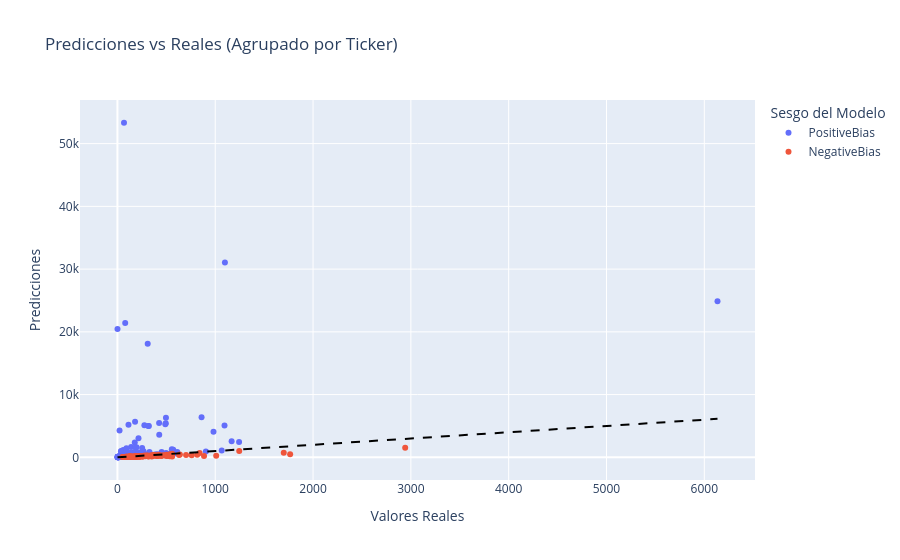

Notebook code cell kept with this figure:
### Markdown cell above
Se generan 2 clusters segun las predicciones:
* Positive_Bias: si los residuos son mayores o iguales a cero.
* Negative_Bias: si los residuos son menores a cero.

### Code cell
# Se dividen los datos para predecir el valor de la última fecha disponible para cada ticker en el conjunto de test
X_train = X.iloc[:-len(df['Ticker'].unique())]  # Todos menos la última fecha de cada ticker
y_train = y.iloc[:-len(df['Ticker'].unique())]
X_test = X.iloc[-len(df['Ticker'].unique()):]   # Solo la última fecha de cada ticker
y_test = y.iloc[-len(df['Ticker'].unique()):]

# Recuperar el ticker usando el indice de y_test
tickers_test = df.loc[y_test.index, 'Ticker']

# Predicciones en el conjunto de test
y_pred = pipe.predict(X_test)

# Consolidar resultados individuales en un DataFrame
resultados_df = pd.DataFrame({
    'Ticker': tickers_test,
    'Predicted': y_pred,
    'Observed': y_test
})

# Calcular el residuo para cada predicción
resultados_df['Residuals'] = resultados_df['Predicted'] - resultados_df['Observed']

# Agrupar por ticker
resultados_agrupados = resultados_df.groupby('Ticker')[['Predicted', 'Observed', 'Residuals']].mean()

# Generar el Cluster sobre el promedio de los residuos
resultados_agrupados['Cluster'] = ['PositiveBias' if r >= 0 else 'NegativeBias' 
                                   for r in resultados_agrupados['Residuals']]

# Visualizar
fig = px.scatter(
    resultados_agrupados, 
    x='Observed', 
    y='Predicted', 
    color='Cluster',
    hover_name=resultados_agrupados.index, 
    labels={'Observed':'Valores Reales', 'Predicted':'Predicciones', 'Cluster':'Sesgo del Modelo'},
    title='Predicciones vs Reales (Agrupado por Ticker)'
)

# Línea de identidad perfecta
min_val = resultados_agrupados['Observed'].min()
max_val = resultados_agrupados['Observed'].max()
fig.add_shape(type='line', x0=min_val, y0=min_val, x1=max_val, y1=max_val,
              line=dict(color='black', dash='dash', width=2))
fig.show()

# Estadísticas por cluster a nivel Ticker
over_mask = resultados_agrupados['Cluster'] == 'PositiveBias'
under_mask = resultados_agrupados['Cluster'] == 'NegativeBias'

print("\nEstadísticas por cluster (a nivel de Ticker):")
print(f"Overprediction: {over_mask.sum()} tickers, residuo medio global: {resultados_agrupados.loc[over_mask, 'Residuals'].mean():.4f}")
print(f"Underprediction: {under_mask.sum()} tickers, residuo medio global: {resultados_agrupados.loc[under_mask, 'Residuals'].mean():.4f}")

### Figure 1 — Plotly figure (JSON) as saved in the notebook; plotly's stock layout.template omitted (floating-point values rounded to 4 significant figures; data arrays with more than 128 entries replaced by an {"elided": "..."} marker saying what was removed)
{"data": [{"hovertemplate": "<b>%{hovertext}</b><br><br>Sesgo del Modelo=PositiveBias<br>Valores Reales=%{x}<br>Predicciones=%{y}<extra></extra>", "hovertext": {"elided": "379 str values"}, "legendgroup": "PositiveBias", "marker": {"color": "#636efa", "symbol": "circle"}, "mode": "markers", "name": "PositiveBias", "orientation": "v", "showlegend": true, "type": "scatter", "x": {"elided": "379 float values"}, "xaxis": "x", "y": {"elided": "379 float values"}, "yaxis": "y"}, {"hovertemplate": "<b>%{hovertext}</b><br><br>Sesgo del Modelo=NegativeBias<br>Valores Reales=%{x}<br>Predicciones=%{y}<extra></extra>", "hovertext": ["ADBE", "ADI", "AMAT", "AMD", "AMKR", "ANDE", "ARCB", "ATI", "AVGO", "AVT", "AYI", "AZO", "BLD", "BURL", "CACI", "CASY", "CDNS", "CIEN", "CLH", "CME", "CMI", "COHR", "COKE", "CRM", "CROX", "CVNA", "DE", "DUK", "DY", "EAT", "EME", "ENSG", "EXPE", "FANG", "FIX", "FTI", "GLW", "GNRC", "GOOG", "GPI", "GWW", "H", "INGR", "ISRG", "JAZZ", "JBHT", "JBL", "JLL", "KLAC", "KNX", "LCII", "LECO", "LNG", "LOGI", "LRCX", "LSTR", "MCD", "MCHP", "MELI", "META", "MKSI", "MSFT", "MTZ", "MU", "MUSA", "NOC", "NOW", "NXPI", "NXST", "ON", "PANW", "PARR", "PATK", "PH", "PLXS", "PRIM", "PWR", "QCOM", "RL", "RRX", "RS", "SANM", "SATS", "SCCO", "SFM", "SNPS", "SNX", "SPGI", "STX", "TKR", "TMHC", "TRGP", "TTWO", "TWLO", "TXN", "TXRH", "ULTA", "UNFI", "UNH", "VMI", "VRT", "WCC", "WDAY", "WDC", "XPO"], "legendgroup": "NegativeBias", "marker": {"color": "#EF553B", "symbol": "circle"}, "mode": "markers", "name": "NegativeBias", "orientation": "v", "showlegend": true, "type": "scatter", "x": [270.0, 404.2, 444.5, 500.2, 67.72, 70.64, 135.1, 172.1, 450.1, 86.37, 302.0, 2942.0, 414.4, 315.7, 527.4, 759.2, 393.0, 559.5, 281.1, 272.1, 638.8, 350.9, 186.1, 198.8, 118.7, 72.3, 538.2, 121.4, 517.3, 142.4, 815.5, 166.3, 228.5, 194.5, 1766.0, 67.83, 164.7, 246.4, 337.6, 318.6, 1245.0, 181.4, 100.6, 420.5, 234.2, 273.1, 355.0, 280.8, 189.9, 76.09, 106.5, 254.9, 227.1, 122.0, 309.3, 205.9, 278.1, 92.88, 1700.0, 630.4, 318.0, 464.8, 376.2, 1010.0, 510.2, 559.9, 135.8, 315.0, 179.0, 119.4, 285.4, 57.0, 89.07, 840.2, 229.7, 135.6, 702.0, 233.3, 361.8, 194.8, 383.5, 257.4, 128.4, 188.9, 82.38, 484.1, 259.7, 428.9, 885.3, 126.2, 71.58, 257.4, 228.0, 195.4, 297.4, 179.9, 504.6, 50.98, 376.1, 514.0, 318.0, 355.2, 152.0, 536.0, 212.2], "xaxis": "x", "y": [262.4, 209.1, 265.3, 201.2, 63.27, 43.77, 72.6, 91.01, 223.8, 85.1, 271.8, 1535.0, 229.1, 270.7, 320.8, 341.6, 305.7, 125.6, 251.3, 212.8, 436.3, 135.5, 93.22, 145.1, 86.94, 59.0, 492.6, 117.9, 248.4, 137.6, 419.6, 105.5, 218.7, 133.6, 495.5, 52.36, 101.1, 195.6, 295.1, 207.3, 991.3, 157.6, 89.83, 401.1, 200.4, 223.2, 201.3, 219.5, 152.7, 66.1, 82.13, 200.0, 84.86, 115.4, 259.1, 141.3, 262.9, 84.27, 730.3, 363.9, 169.1, 346.2, 234.4, 256.4, 388.9, 552.0, 134.5, 216.0, 174.5, 89.81, 192.8, 54.85, 75.44, 694.1, 109.0, 126.1, 372.8, 162.9, 356.3, 144.4, 331.2, 134.4, 48.03, 151.2, 69.29, 329.9, 149.4, 351.5, 198.9, 121.2, 64.54, 174.8, 191.0, 140.2, 290.1, 133.3, 423.5, 41.32, 368.7, 333.3, 121.7, 280.0, 148.5, 173.6, 109.4], "yaxis": "y"}], "layout": {"legend": {"title": {"text": "Sesgo del Modelo"}, "tracegroupgap": 0}, "shapes": [{"line": {"color": "black", "dash": "dash", "width": 2}, "type": "line", "x0": 0.76, "x1": 6135, "y0": 0.76, "y1": 6135}], "title": {"text": "Predicciones vs Reales (Agrupado por Ticker)"}, "xaxis": {"anchor": "y", "domain": [0, 1], "title": {"text": "Valores Reales"}}, "yaxis": {"anchor": "x", "domain": [0, 1], "title": {"text": "Predicciones"}}}}
